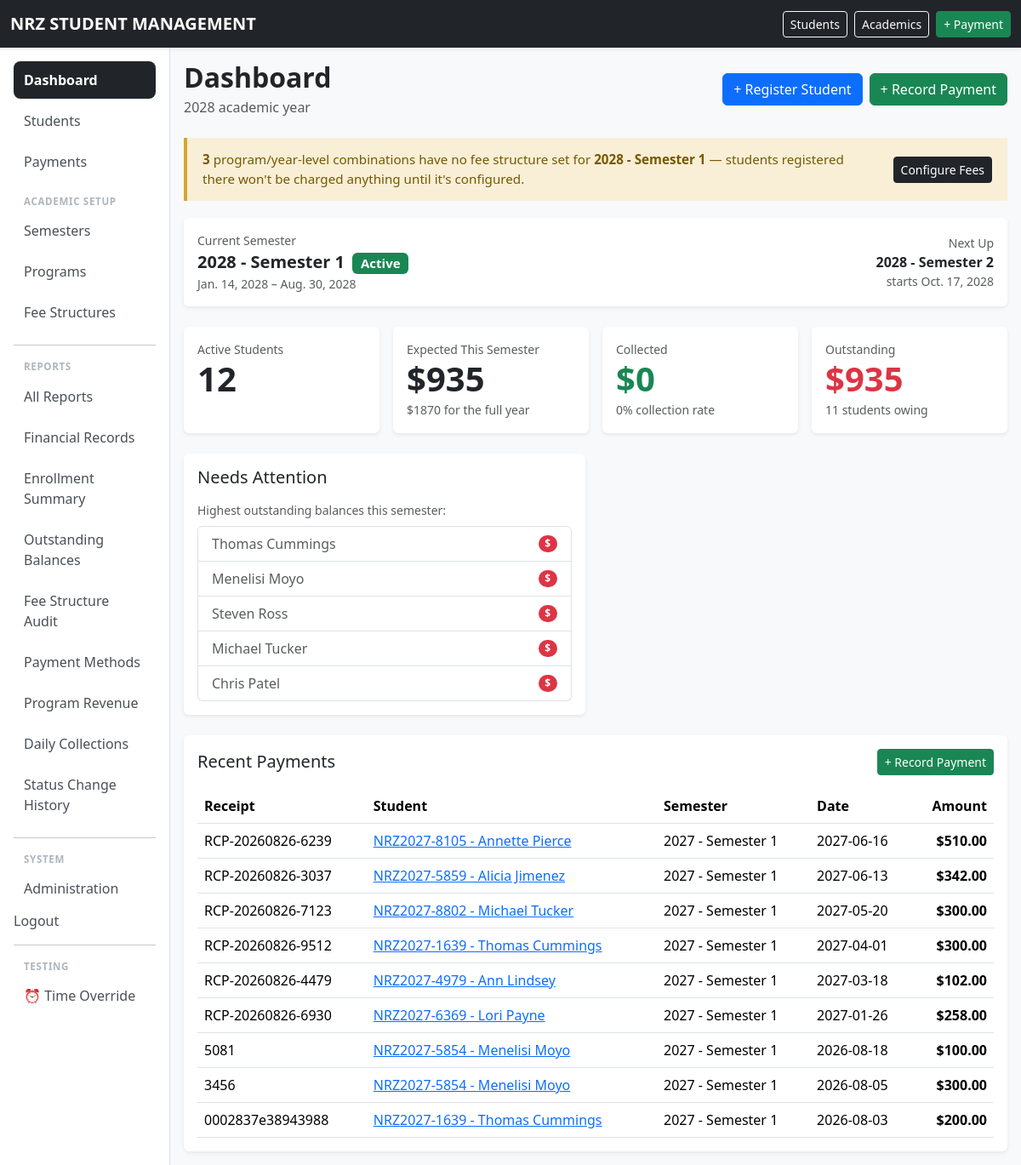
The app's page / (signed in), older data.
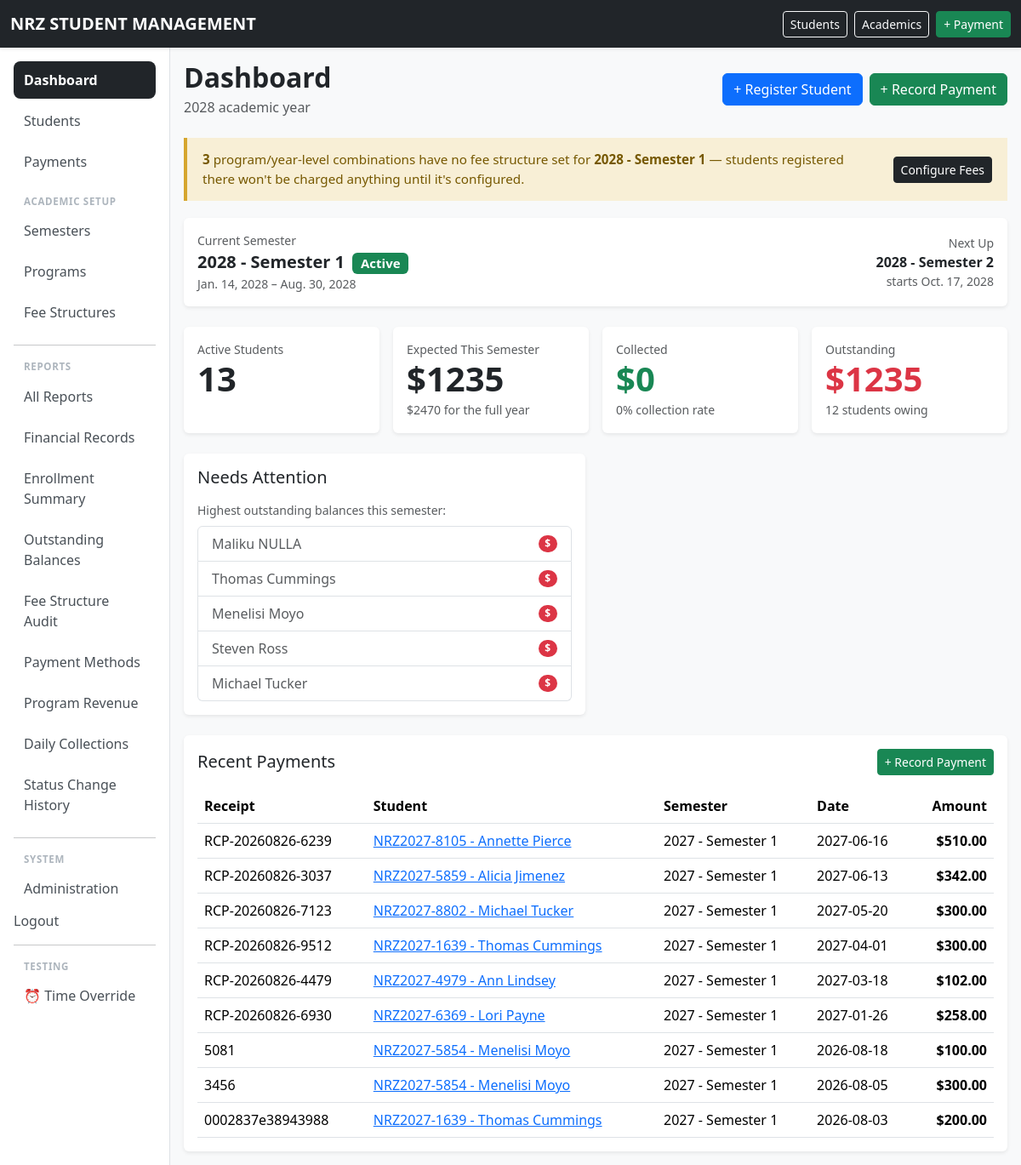
The same page, newer data.
### school/models.py (models this page shows, shortened)
class Student(models.Model):
    ACTIVE = "ACTIVE"
    DEFERRED = "DEFERRED"
    WITHDRAWN = "WITHDRAWN"
    COMPLETED = "COMPLETED"
    STATUS_CHOICES = [
        (ACTIVE, "Active"),
        (DEFERRED, "Deferred"),
        (WITHDRAWN, "Withdrawn"),
        (COMPLETED, "Completed"),
    ]
    student_number = models.CharField(
        max_length=30,
        unique=True,
    )
    first_name = models.CharField(
        max_length=100,
    )
    national_id = models.CharField(
        max_length=100,
    )
    last_name = models.CharField(
        max_length=100,
    )
    date_of_birth = models.DateField(
        null=True,
        blank=True,
    )
    gender = models.CharField(
        max_length=20,
        blank=True,
    )
    guardian_name = models.CharField(
        max_length=150,
        blank=True,
    )
    guardian_phone = models.CharField(
        max_length=30,
        blank=True,
    )
    student_phone = models.CharField(
        max_length=30,
        blank=True ,
    )
    address = models.TextField(
        blank=True,
    )
    program = models.ForeignKey(
        Program,
        on_delete=models.PROTECT,
        related_name="students",
    )
    intake_year = models.ForeignKey(
        AcademicYear,
        on_delete=models.PROTECT,
        related_name="students",
    )
    status = models.CharField(
        max_length=20,
        choices=STATUS_CHOICES,
        default=ACTIVE,
    )
    created_at = models.DateTimeField(
        auto_now_add=True,
    )
    class Meta:
        ordering = [
            "last_name",
            "first_name",
        ]
        permissions = [
            ("can_view_financial_reports", "Can view financial reports"),
            ("can_view_outstanding_reports", "Can view outstanding balances"),
            ("can_record_payments", "Can record payments"),
        ]
    def __str__(self):
        return (
            f"{self.student_number} - "
            f"{self.first_name} "
            f"{self.last_name}"
        )

class Payment(models.Model):
    CASH = "CASH"
    BANK = "BANK"
    ECOCASH = "ECOCASH"
    OTHER = "OTHER"
    PAYMENT_METHODS = [
        (CASH, "Cash"),
        (BANK, "Bank"),
        (ECOCASH, "EcoCash"),
        (OTHER, "Other"),
    ]
    receipt_number = models.CharField(
        max_length=50,
        unique=True,
    )
    student = models.ForeignKey(
        Student,
        on_delete=models.PROTECT,
        related_name="payments",
    )
    semester = models.ForeignKey(
        Semester,
        on_delete=models.PROTECT,
        related_name="payments",
    )
    amount = models.DecimalField(
        max_digits=12,
        decimal_places=2,
    )
    payment_date = models.DateField()
    method = models.CharField(
        max_length=20,
        choices=PAYMENT_METHODS,
        default=CASH,
    )
    reference = models.CharField(
        max_length=100,
        blank=True,
    )
    notes = models.TextField(
        blank=True,
    )
    created_at = models.DateTimeField(
        auto_now_add=True,
    )
    class Meta:
        ordering = [
            "-payment_date",
            "-id",
        ]

class Semester(models.Model):
    PERIOD_CHOICES = [
        (1, "Semester Period 1"),
        (2, "Semester Period 2"),
    ]
    academic_year = models.ForeignKey(
        AcademicYear,
        on_delete=models.PROTECT,
        related_name="semesters",
    )
    number = models.PositiveSmallIntegerField(
        choices=PERIOD_CHOICES,
    )
    start_date = models.DateField()
    end_date = models.DateField()
    class Meta:
        ordering = ["-academic_year__name", "number"]
        constraints = [
            models.UniqueConstraint(
                fields=["academic_year", "number"],
                name="unique_semester_period_per_year",
            ),
        ]
    def __str__(self):
        return f"{self.academic_year.name} - Semester {self.number}"

class AcademicYear(models.Model):
    name = models.CharField(
        max_length=20,
        unique=True,
    )
    start_date = models.DateField()
    end_date = models.DateField()
    is_current = models.BooleanField(
        default=False,
    )
    class Meta:
        ordering = ["-name"]
        constraints = [
            models.UniqueConstraint(
                fields=["is_current"],
                condition=Q(is_current=True),
                name="only_one_current_academic_year",
            ),
        ]

### school/views.py (the view, shortened to what this page needs)
# urls.py: path("", views.dashboard, name="dashboard"),
@login_required
def dashboard(request):
    today = get_current_date()
    current_year = AcademicYear.objects.filter(
        start_date__lte=today,
        end_date__gte=today
    ).first()
    current_semester = Semester.objects.filter(
        start_date__lte=today,
        end_date__gte=today,
    ).select_related("academic_year").first()
    total_students = Student.objects.filter(status=Student.ACTIVE).count()
    if current_semester:
        fin = semester_financials(current_semester)
        total_charged = fin["charged"]
        total_paid = fin["paid"]
        outstanding = fin["outstanding"]
        collection_rate = fin["collection_rate"]
        outstanding_qs = outstanding_students(current_semester)
        students_with_balance = outstanding_qs.count()
        top_outstanding = outstanding_qs[:5]
    else:
        total_charged = total_paid = outstanding = Decimal("0")
        collection_rate = 0
        students_with_balance = 0
        top_outstanding = []
    expected_revenue_year = Decimal("0")
    if current_year:
        expected_revenue_year = StudentCharge.objects.filter(
            enrollment__semester__academic_year=current_year,
            enrollment__status=Enrollment.ACTIVE,
        ).aggregate(total=Sum("amount"))["total"] or Decimal("0")
    recent_payments = Payment.objects.select_related(
        "student", "semester"
    ).order_by("-payment_date", "-id")[:10]
    today_payments = Payment.objects.filter(payment_date=today).select_related(
        "student", "semester"
    )
    today_total = today_payments.aggregate(total=Sum("amount"))["total"] or Decimal("0")
    upcoming_semester = (
        Semester.objects.filter(start_date__gt=today)
        .order_by("start_date")
        .first()
    )
    unconfigured_fee_count = 0
    fee_setup_semester = current_semester or upcoming_semester
    if fee_setup_semester:
        unconfigured_fee_count = len(unconfigured_fee_structures(fee_setup_semester))
    ended_semesters = Semester.objects.filter(end_date__lt=today).order_by('-end_date')
    auto_progress_eligible = 0
    auto_progress_details = []
    for sem in ended_semesters:
        active_count = Enrollment.objects.filter(
            semester=sem,
            status=Enrollment.ACTIVE,
            student__status=Student.ACTIVE,
        ).count()
    context = {
        "total_students": total_students,
        "current_year": current_year,
        "current_semester": current_semester,
        "total_charged": total_charged,
        "total_paid": total_paid,
        "outstanding": outstanding,
        "collection_rate": collection_rate,
        "students_with_balance": students_with_balance,
        "top_outstanding": top_outstanding,
        "expected_revenue_year": expected_revenue_year,
        "recent_payments": recent_payments,
        "today_payments": today_payments,
        "today_total": today_total,
        "upcoming_semester": upcoming_semester,
        "fee_setup_semester": fee_setup_semester,
        "unconfigured_fee_count": unconfigured_fee_count,
        "today": today,
        "auto_progress_eligible": auto_progress_eligible,
        "auto_progress_details": auto_progress_details,
    }
    return render(request, "school/dashboard.html", context)

### school/context_processors.py (called while the page is built)
def time_override_enabled(request):
    return {
        'ENABLE_TIME_OVERRIDE': getattr(settings, 'ENABLE_TIME_OVERRIDE', False)
    }

### school/models.py (called while the page is built)
def semester_financials(semester):
    charged = StudentCharge.objects.filter(
        fee_item__fee_structure__semester=semester
    ).aggregate(total=Sum("amount"))["total"] or Decimal("0")
    paid = Payment.objects.filter(semester=semester).aggregate(
        total=Sum("amount")
    )["total"] or Decimal("0")
    return {
        "charged": charged,
        "paid": paid,
        "outstanding": charged - paid,
        "collection_rate": (paid / charged * 100) if charged > 0 else 0,
    }

def unconfigured_fee_structures(semester):
    configured_pairs = set(
        FeeStructure.objects.filter(semester=semester).values_list(
            "program_id", "year_level"
        )
    )
    missing = []
    for program in Program.objects.filter(active=True):
        for year_level in range(1, program.duration_years + 1):
            if (program.id, year_level) not in configured_pairs:
                missing.append({"program": program, "year_level": year_level})
    return missing

### school/utils/time_utils.py (called while the page is built)
def get_current_date():
    return get_current_datetime().date()

### templates/school/dashboard.html (shortened to what the changed rows need)
{% extends "base.html" %}
{% block content %}
<div class="d-flex justify-content-between align-items-center mb-4">
    <div>
        <h2 class="fw-bold mb-1">Dashboard</h2>
    </div>
</div>
<div class="row g-3 mb-4">
    <div class="col-6 col-lg-3">
        <div class="card border-0 shadow-sm h-100">
            <div class="card-body">
                <div class="text-muted small">Active Students</div>
                <div class="display-6 fw-bold">{{ total_students }}</div>
            </div>
        </div>
    </div>
    <div class="col-6 col-lg-3">
        <div class="card border-0 shadow-sm h-100">
            <div class="card-body">
                <div class="text-muted small">Expected This Semester</div>
                <div class="display-6 fw-bold">${{ total_charged|floatformat:0 }}</div>
                <small class="text-muted">${{ expected_revenue_year|floatformat:0 }} for the full year</small>
            </div>
        </div>
    </div>
    <div class="col-6 col-lg-3">
        <div class="card border-0 shadow-sm h-100">
            <div class="card-body">
                <div class="text-muted small">Outstanding</div>
                <div class="display-6 fw-bold text-danger">${{ outstanding|floatformat:0 }}</div>
                <small class="text-muted">{{ students_with_balance }} student{{ students_with_balance|pluralize }} owing</small>
            </div>
        </div>
    </div>
</div>
<div class="row g-4 mb-4">
    <div class="col-lg-6">
        <div class="card border-0 shadow-sm h-100">
            <div class="card-body">
                {% if students_with_balance > 0 %}
                <div class="list-group">
                    {% for student in top_outstanding %}
                    <a href="{% url 'student_detail' student.pk %}"
                       class="list-group-item list-group-item-action d-flex justify-content-between align-items-center">
                        {{ student.first_name }} {{ student.last_name }}
                        <span class="badge bg-danger rounded-pill">${{ student.balance|floatformat:2 }}</span>
                    </a>
                    {% endfor %}
                </div>
                {% else %}
                <p class="text-muted mb-0">All active students are up to date on payments.</p>
                {% endif %}
            </div>
        </div>
    </div>
</div>
<div class="card border-0 shadow-sm">
    <div class="card-body">
        <div class="table-responsive">
            <table class="table table-hover mb-0">
                <thead>
                    <tr>
                        <th>Receipt</th>
                        <th>Student</th>
                        <th>Semester</th>
                        <th>Date</th>
                        <th class="text-end">Amount</th>
                    </tr>
                </thead>
                <tbody>
                    {% for payment in recent_payments %}
                    <tr>
                        <td>{{ payment.receipt_number }}</td>
                        <td><a href="{% url 'student_detail' payment.student.pk %}">{{ payment.student }}</a></td>
                        <td>{{ payment.semester }}</td>
                        <td>{{ payment.payment_date|date:"Y-m-d" }}</td>
                        <td class="text-end fw-bold">${{ payment.amount|floatformat:2 }}</td>
                    </tr>
                    {% empty %}
                    <tr><td colspan="5" class="text-center text-muted py-4">No payments recorded yet.</td></tr>
                    {% endfor %}
                </tbody>
            </table>
        </div>
    </div>
</div>
{% endblock %}

Row changes from the older to the newer data that the page shows:
no longer on this page (row unchanged): Student: first_name "Chris", last_name "Patel"
added Student: first_name "Maliku", last_name "NULLA"
Text that changed along with them:
{{ total_students }}: "12" → "13"
{{ total_charged|floatformat:0 }}: "935" → "1235"
{{ expected_revenue_year|floatformat:0 }}: "1870" → "2470"
{{ outstanding|floatformat:0 }}: "935" → "1235"
{{ students_with_balance }}: "11" → "12"
